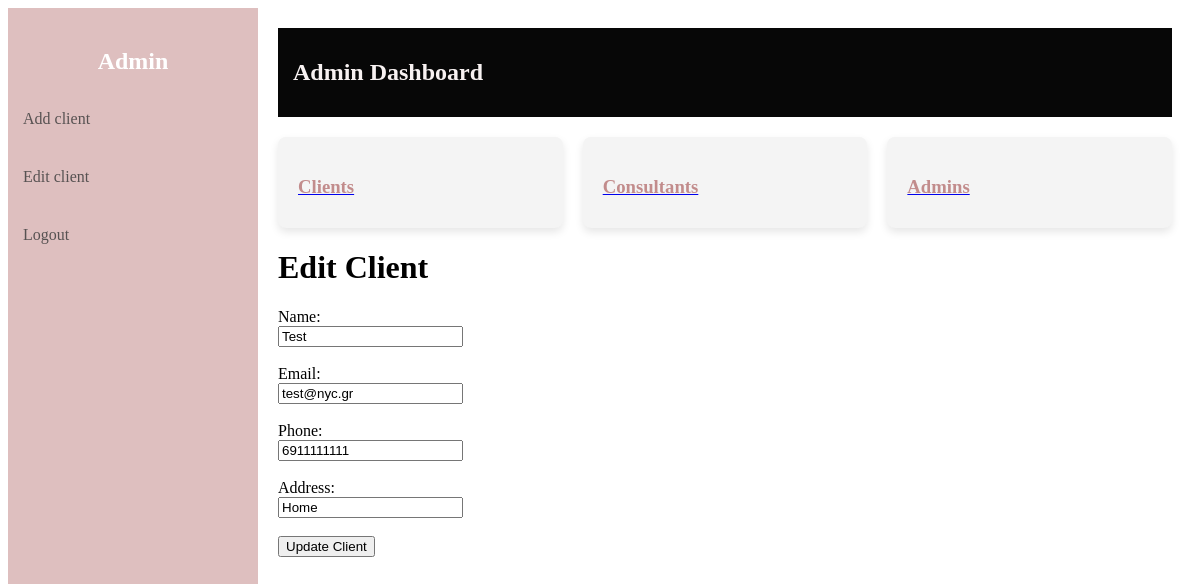
The app's page /clients/edit/1 (signed in), older data.
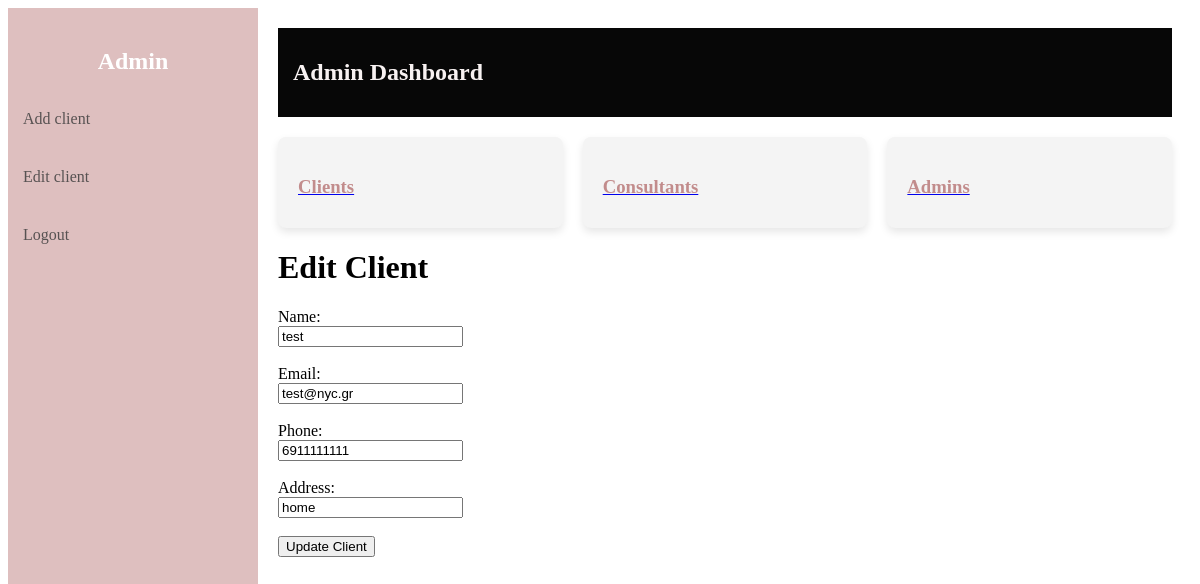
The same page, newer data.
### server.py (models this page shows)
class Client(db.Model):
    id = db.Column(db.Integer, primary_key=True)
    name = db.Column(db.String(150), nullable=False)
    email = db.Column(db.String(120), unique=True, nullable=False)
    phone = db.Column(db.String(10), unique=True, nullable=False)
    address = db.Column(db.String(200), nullable=True)

### server.py (the view, shortened to what this page needs)
@app.route("/clients/edit/<int:client_id>", methods=['GET', 'POST'])
@login_required
def edit_client(client_id):
    if current_user.role != 'admin':
        return "Unauthorized", 403
    client = Client.query.get(client_id)
    if not client:
        return "Client not found", 404
    return render_template('edit_client.html', client=client)

### server.py (called while the page is built)
@login_manager.user_loader
def load_user(user_id):
    return User.query.get(int(user_id))

### templates/edit_client.html (shortened to what this page needs)
{% extends 'dashboard.html' %}
{% block content %}
    <h1>Edit Client</h1>
    <form action="/clients/edit/{{ client.id }}" method="POST">
        <label for="name">Name:</label><br>
        <input type="text" id="name" name="name" value="{{ client.name }}" required><br><br>
        <label for="email">Email:</label><br>
        <input type="email" id="email" name="email" value="{{ client.email }}" required><br><br>
        <label for="phone">Phone:</label><br>
        <input type="tel" id="phone" name="phone" value="{{ client.phone }}" pattern="^[0-9]{10}$" required><br><br>
        <label for="address">Address:</label><br>
        <input type="text" id="address" name="address" value="{{ client.address }}"><br><br>
        <button type="submit">Update Client</button>
    </form>
{% endblock %}

Row changes from the older to the newer data that the page shows:
changed Client "test@nyc.gr": name "Test" → "test"; address "Home" → "home"
